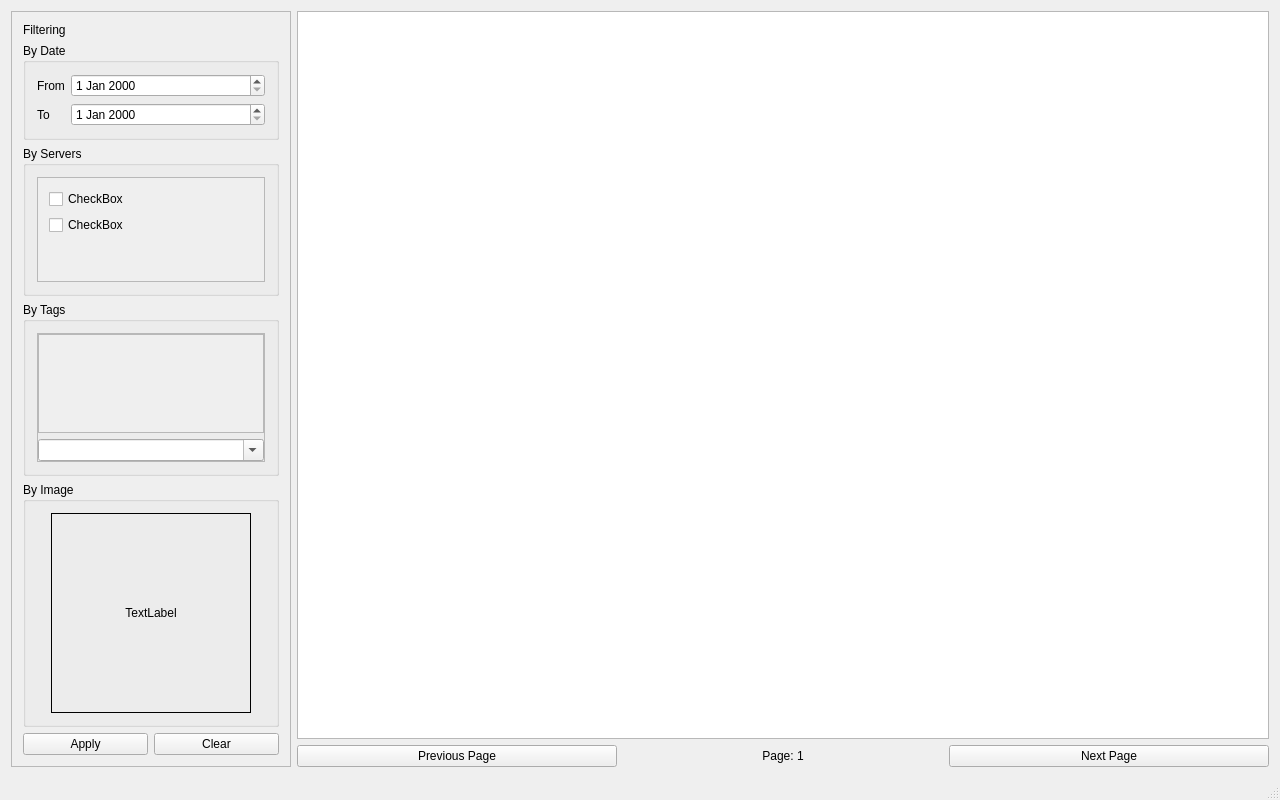
<?xml version="1.0" encoding="UTF-8"?>
<ui version="4.0">
 <class>HistoryWindow</class>
 <widget class="QMainWindow" name="HistoryWindow">
  <property name="geometry">
   <rect>
    <x>0</x>
    <y>0</y>
    <width>1280</width>
    <height>800</height>
   </rect>
  </property>
  <property name="minimumSize">
   <size>
    <width>1280</width>
    <height>800</height>
   </size>
  </property>
  <property name="windowTitle">
   <string>About</string>
  </property>
  <widget class="QWidget" name="centralWidget">
   <layout class="QHBoxLayout" name="horizontalLayout_2">
    <item>
     <widget class="QFrame" name="frame">
      <property name="sizePolicy">
       <sizepolicy hsizetype="Fixed" vsizetype="Expanding">
        <horstretch>0</horstretch>
        <verstretch>0</verstretch>
       </sizepolicy>
      </property>
      <property name="minimumSize">
       <size>
        <width>280</width>
        <height>0</height>
       </size>
      </property>
      <property name="frameShape">
       <enum>QFrame::StyledPanel</enum>
      </property>
      <property name="frameShadow">
       <enum>QFrame::Raised</enum>
      </property>
      <layout class="QVBoxLayout" name="verticalLayout">
       <item>
        <widget class="QLabel" name="label_4">
         <property name="text">
          <string>Filtering</string>
         </property>
        </widget>
       </item>
       <item>
        <widget class="QGroupBox" name="groupBox_2">
         <property name="title">
          <string>By Date</string>
         </property>
         <layout class="QFormLayout" name="formLayout">
          <item row="0" column="0">
           <widget class="QLabel" name="label">
            <property name="text">
             <string>From</string>
            </property>
           </widget>
          </item>
          <item row="0" column="1">
           <widget class="QDateEdit" name="dateEdit"/>
          </item>
          <item row="1" column="0">
           <widget class="QLabel" name="label_2">
            <property name="text">
             <string>To</string>
            </property>
           </widget>
          </item>
          <item row="1" column="1">
           <widget class="QDateEdit" name="dateEdit_2"/>
          </item>
         </layout>
        </widget>
       </item>
       <item>
        <widget class="QGroupBox" name="groupBox">
         <property name="maximumSize">
          <size>
           <width>16777215</width>
           <height>150</height>
          </size>
         </property>
         <property name="title">
          <string>By Servers</string>
         </property>
         <layout class="QHBoxLayout" name="horizontalLayout_6">
          <item>
           <widget class="QScrollArea" name="scrollArea_2">
            <property name="widgetResizable">
             <bool>true</bool>
            </property>
            <widget class="QWidget" name="scrollAreaWidgetContents">
             <property name="geometry">
              <rect>
               <x>0</x>
               <y>0</y>
               <width>238</width>
               <height>116</height>
              </rect>
             </property>
             <layout class="QVBoxLayout" name="verticalLayout_3">
              <item>
               <widget class="QCheckBox" name="checkBox">
                <property name="text">
                 <string>CheckBox</string>
                </property>
               </widget>
              </item>
              <item>
               <widget class="QCheckBox" name="checkBox_2">
                <property name="text">
                 <string>CheckBox</string>
                </property>
               </widget>
              </item>
              <item>
               <spacer name="verticalSpacer">
                <property name="orientation">
                 <enum>Qt::Vertical</enum>
                </property>
                <property name="sizeHint" stdset="0">
                 <size>
                  <width>20</width>
                  <height>40</height>
                 </size>
                </property>
               </spacer>
              </item>
             </layout>
            </widget>
           </widget>
          </item>
         </layout>
        </widget>
       </item>
       <item>
        <widget class="QGroupBox" name="grpTags">
         <property name="title">
          <string>By Tags</string>
         </property>
         <layout class="QHBoxLayout" name="horizontalLayout_4">
          <item>
           <widget class="QFrame" name="frameTagsEdit">
            <property name="frameShape">
             <enum>QFrame::StyledPanel</enum>
            </property>
            <property name="frameShadow">
             <enum>QFrame::Raised</enum>
            </property>
            <layout class="QVBoxLayout" name="verticalLayout_5">
             <property name="leftMargin">
              <number>0</number>
             </property>
             <property name="topMargin">
              <number>0</number>
             </property>
             <property name="rightMargin">
              <number>0</number>
             </property>
             <property name="bottomMargin">
              <number>0</number>
             </property>
             <item>
              <widget class="QScrollArea" name="sclSelectedTags">
               <property name="widgetResizable">
                <bool>true</bool>
               </property>
               <widget class="QWidget" name="scrollAreaWidgetContents_3">
                <property name="geometry">
                 <rect>
                  <x>0</x>
                  <y>0</y>
                  <width>236</width>
                  <height>151</height>
                 </rect>
                </property>
               </widget>
              </widget>
             </item>
             <item>
              <widget class="QComboBox" name="cbxAddTags">
               <property name="sizePolicy">
                <sizepolicy hsizetype="Expanding" vsizetype="Fixed">
                 <horstretch>0</horstretch>
                 <verstretch>0</verstretch>
                </sizepolicy>
               </property>
               <property name="editable">
                <bool>true</bool>
               </property>
              </widget>
             </item>
            </layout>
           </widget>
          </item>
         </layout>
        </widget>
       </item>
       <item>
        <widget class="QGroupBox" name="groupBox_4">
         <property name="title">
          <string>By Image</string>
         </property>
         <layout class="QHBoxLayout" name="horizontalLayout_3">
          <item>
           <widget class="QLabel" name="label_3">
            <property name="sizePolicy">
             <sizepolicy hsizetype="Fixed" vsizetype="Fixed">
              <horstretch>0</horstretch>
              <verstretch>0</verstretch>
             </sizepolicy>
            </property>
            <property name="minimumSize">
             <size>
              <width>200</width>
              <height>200</height>
             </size>
            </property>
            <property name="frameShape">
             <enum>QFrame::Box</enum>
            </property>
            <property name="text">
             <string>TextLabel</string>
            </property>
            <property name="alignment">
             <set>Qt::AlignCenter</set>
            </property>
           </widget>
          </item>
         </layout>
        </widget>
       </item>
       <item>
        <layout class="QHBoxLayout" name="horizontalLayout">
         <item>
          <widget class="QPushButton" name="pushButton">
           <property name="text">
            <string>Apply</string>
           </property>
          </widget>
         </item>
         <item>
          <widget class="QPushButton" name="pushButton_2">
           <property name="text">
            <string>Clear</string>
           </property>
          </widget>
         </item>
        </layout>
       </item>
      </layout>
     </widget>
    </item>
    <item>
     <layout class="QVBoxLayout" name="verticalLayout_2">
      <item>
       <widget class="QScrollArea" name="sclRecords2">
        <property name="contextMenuPolicy">
         <enum>Qt::DefaultContextMenu</enum>
        </property>
        <property name="autoFillBackground">
         <bool>false</bool>
        </property>
        <property name="styleSheet">
         <string notr="true"/>
        </property>
        <property name="widgetResizable">
         <bool>true</bool>
        </property>
        <widget class="QWidget" name="sclRecords">
         <property name="geometry">
          <rect>
           <x>0</x>
           <y>0</y>
           <width>972</width>
           <height>725</height>
          </rect>
         </property>
         <property name="contextMenuPolicy">
          <enum>Qt::CustomContextMenu</enum>
         </property>
         <property name="styleSheet">
          <string notr="true">background: white</string>
         </property>
         <layout class="QVBoxLayout" name="verticalLayout_4"/>
        </widget>
       </widget>
      </item>
      <item>
       <layout class="QHBoxLayout" name="horizontalLayout_5">
        <item>
         <widget class="QPushButton" name="pushButton_4">
          <property name="text">
           <string>Previous Page</string>
          </property>
         </widget>
        </item>
        <item>
         <widget class="QLabel" name="label_5">
          <property name="text">
           <string>Page: 1</string>
          </property>
          <property name="alignment">
           <set>Qt::AlignCenter</set>
          </property>
         </widget>
        </item>
        <item>
         <widget class="QPushButton" name="pushButton_3">
          <property name="text">
           <string>Next Page</string>
          </property>
         </widget>
        </item>
       </layout>
      </item>
     </layout>
    </item>
   </layout>
  </widget>
  <widget class="QStatusBar" name="statusBar"/>
 </widget>
 <layoutdefault spacing="6" margin="11"/>
 <resources/>
 <connections/>
</ui>
